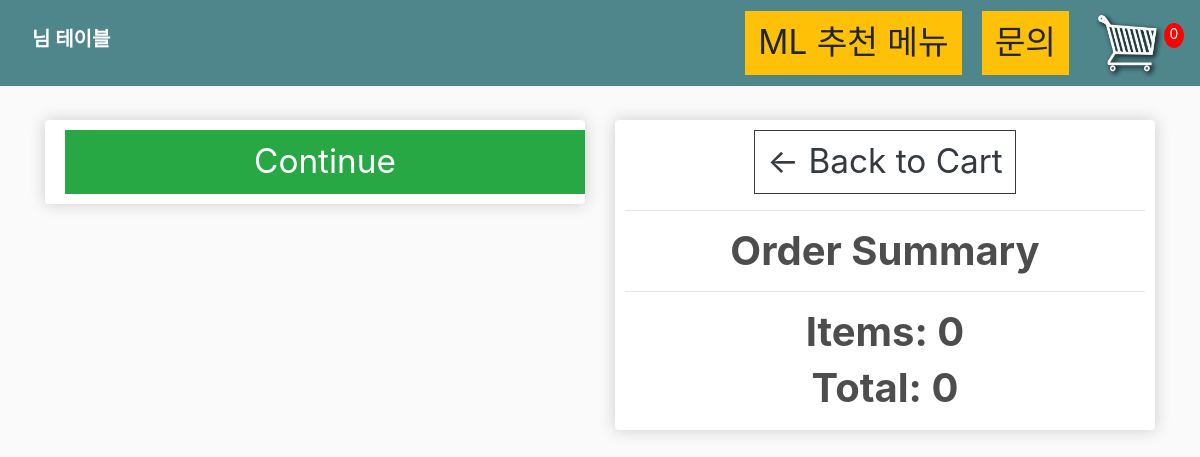
Before: /10/checkout/ with the older database file.
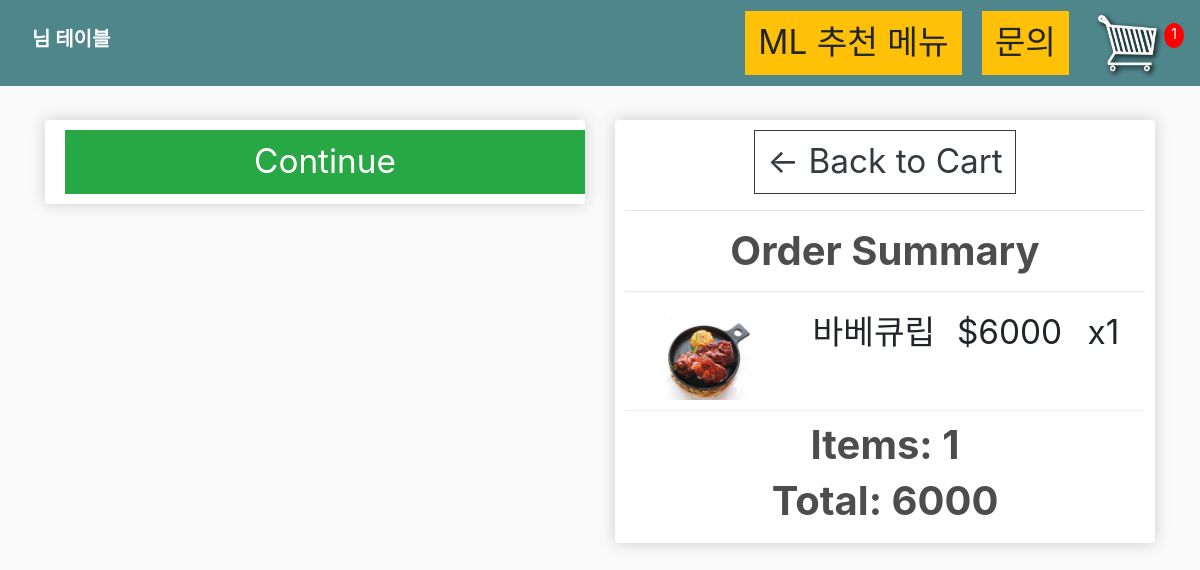
After: the same page with the newer database file.
### kiosk/models.py (models this page shows, shortened)
class Order(models.Model):
    table = models.ForeignKey(Table, on_delete=models.SET_NULL,null=True, blank=True)
    date_ordered = models.DateTimeField(auto_now_add=True)
    order_complete = models.BooleanField(default=False)
    transaction_id = models.CharField(max_length=100, null=True)
    serve_complete = models.BooleanField(default=False)
    @property
    def get_cart_total(self):
        orderitems = self.orderitem_set.all()
        total = sum([item.get_total for item in orderitems])
        return total
    @property
    def get_cart_items(self):
        orderitems = self.orderitem_set.all()
        total = sum([item.quantity for item in orderitems])
        return total

class OrderItem(models.Model):
    table = models.ForeignKey(Table, on_delete=models.SET_NULL,null=True, blank=True)
    product = models.ForeignKey(Product, on_delete=models.SET_NULL,null=True, blank=True)
    order = models.ForeignKey(Order, on_delete=models.SET_NULL,null=True, blank=True)
    quantity = models.IntegerField(default=0, null=True, blank=True)
    date_added = models.DateTimeField(auto_now_add=True)
    @property
    def get_total(self):
        total = self.product.price * self.quantity
        return total

class Product(models.Model):
    name = models.CharField(max_length=200, null=True, blank=True)
    price = models.IntegerField(default=0)
    image = models.ImageField(null=True, blank=True)
    company = models.ForeignKey(Company, on_delete=models.SET_NULL,null=True, blank=True)
    @property
    def imageURL(self):
        try:
            url = self.image.url
        except:
            url=''
        return url

### kiosk/views.py (the view)
# urls.py: path('<int:table>/checkout/', views.checkout, name="checkout"),
def checkout(request, table):
    order, created = Order.objects.get_or_create(table=table, order_complete=False)
    items = order.orderitem_set.all()
    cartItems = order.get_cart_items
    context = {'items':items, 'order':order, 'cartItems':cartItems, 'table':table}
    return render(request, 'store/checkout.html', context)

### kiosk/templates/store/checkout.html (shortened to what this page needs)
{% extends 'store/main.html' %}
{% load static %}
{% block content %}
     <div class="row">
		<div class="col-lg-6">
			<div class="box-element" id="form-wrapper">
				<form id="form">
					<input id="form-button" class="btn btn-success btn-block" type="submit" value="Continue">
				</form>
			</div>
			<br>
		</div>
		<div class="col-lg-6">
			<div class="box-element">
                <a  class="btn btn-outline-dark" href="{% url 'cart_process' table %}">&#x2190; Back to Cart</a>
				<hr>
				<h3>Order Summary</h3>
				<hr>
				{% for item in items %}
				<div class="cart-row">
					<div style="flex:2"><img class="row-image" src="{{item.product.imageURL}}"></div>
					<div style="flex:2"><p>{{item.product.name}}</p></div>
					<div style="flex:1"><p>${{item.product.price}}</p></div>
					<div style="flex:1"><p>x{{item.quantity}}</p></div>
				</div>
				{% endfor %}
				<h5>Items:   {{order.get_cart_items}}</h5>
				<h5>Total:   {{order.get_cart_total}}</h5>
			</div>
		</div>
	</div>
{% endblock content %}

Changed rows visible on the page:
added OrderItem: product.imageURL (picture), product.name "바베큐립", product.price "6000", quantity "1"
computed for Order: get_cart_items "0" → "1"; get_cart_total "0" → "6000"
Other visible differences:
{{ cartItems }}: "0" → "1"
